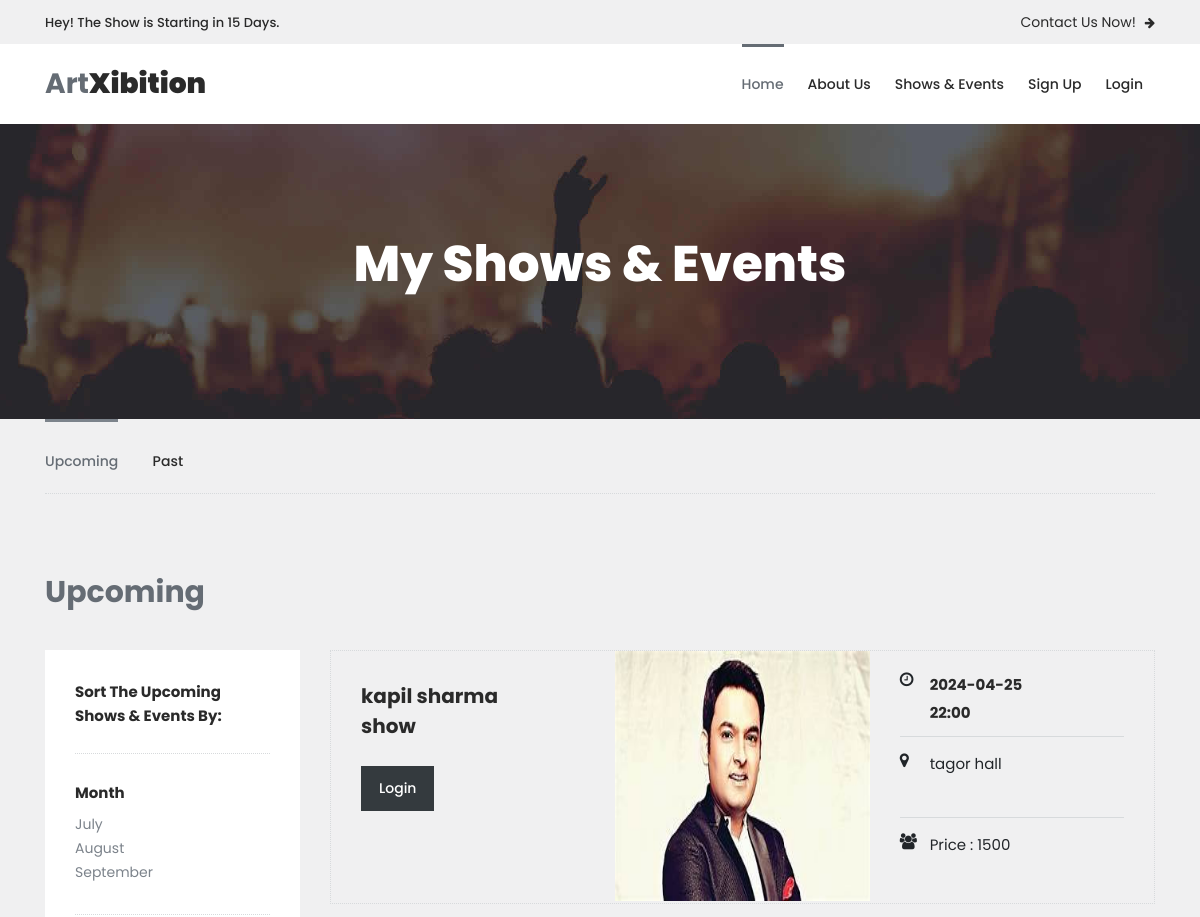
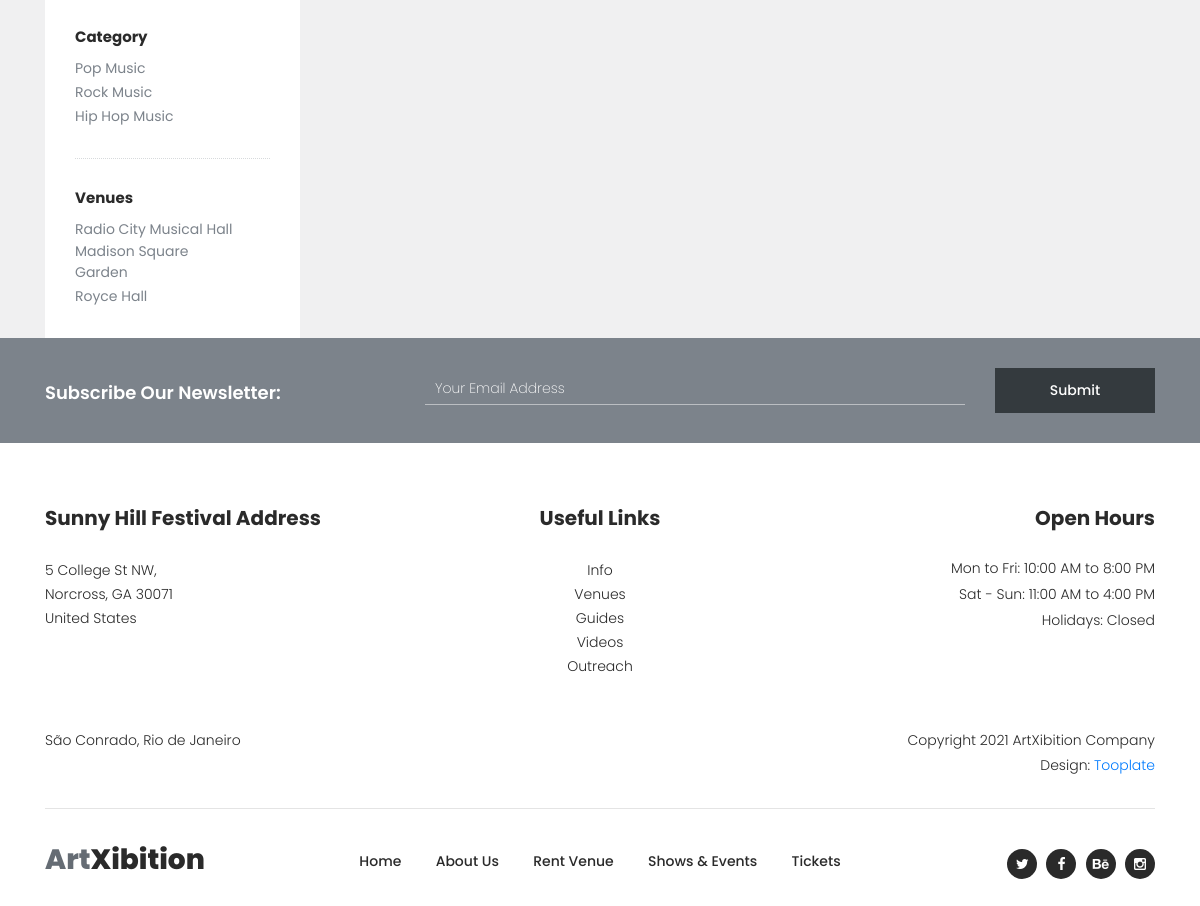
/event-details/3/, run on the app's committed database (2 pictures, top to bottom).
### myapp/models.py (models this page shows, shortened)
class Event(models.Model):
	manager=models.ForeignKey(User,on_delete=models.CASCADE)
	event_name=models.CharField(max_length=100)
	event_date=models.CharField(max_length=100)
	event_time=models.CharField(max_length=100)
	event_venue=models.TextField()
	event_picture=models.ImageField(upload_to="event_picture/")
	event_price=models.PositiveIntegerField()

### myapp/views.py (the view)
# urls.py: path('event-details/<int:pk>/',views.event_details,name='event-details'),
def event_details(request,pk):
	event=Event.objects.get(pk=pk)
	return render(request,'event-details.html',{'event':event})

### myapp/templates/event-details.html (shortened to what this page needs)
{% extends 'header.html' %}
{% load static %}
{% block content %}
<!DOCTYPE html>
<html lang="en">
<head>
</head>
<body>
    <div class="page-heading-shows-events">
        <div class="container">
            <div class="row">
                <div class="col-lg-12">
                    <h2>My Shows & Events</h2>
                </div>
            </div>
        </div>
    </div>
    <div class="shows-events-tabs">
        <div class="container">
            <div class="row">
                <div class="col-lg-12">
                    <div class="row" id="tabs">
                        <div class="col-lg-12">
                            <div class="heading-tabs">
                                <div class="row">
                                    <div class="col-lg-8">
                                        <ul>
                                          <li><a href='#tabs-1'>Upcoming</a></li>
                                          <li><a href='#tabs-2'>Past</a></a></li>
                                      </ul>
                                  </div>
                              </div>
                          </div>
                      </div>
                      <div class="col-lg-12">
                        <section class='tabs-content'>
                            <article id='tabs-1'>
                                <div class="row">
                                    <div class="col-lg-12">
                                        <div class="heading"><h2>Upcoming</h2></div>
                                    </div>
                                    <div class="col-lg-3">
                                        <div class="sidebar">
                                            <div class="row">
                                                <div class="col-lg-12">
                                                    <div class="heading-sidebar">
                                                        <h4>Sort The Upcoming Shows & Events By:</h4>
                                                    </div>
                                                </div>
                                                <div class="col-lg-12">
                                                    <div class="month">
                                                        <h6>Month</h6>
                                                        <ul>
                                                            <li><a href="#">July</a></li>
                                                            <li><a href="#">August</a></li>
                                                            <li><a href="#">September</a></li>
                                                        </ul>
                                                    </div>
                                                </div>
                                                <div class="col-lg-12">
                                                    <div class="category">
                                                        <h6>Category</h6>
                                                        <ul>
                                                            <li><a href="#">Pop Music</a></li>
                                                            <li><a href="#">Rock Music</a></li>
                                                            <li><a href="#">Hip Hop Music</a></li>
                                                        </ul>
                                                    </div>
                                                </div>
                                                <div class="col-lg-12">
                                                    <div class="venues">
                                                        <h6>Venues</h6>
                                                        <ul>
                                                            <li><a href="#">Radio City Musical Hall</a></li>
                                                            <li><a href="#">Madison Square Garden</a></li>
                                                            <li><a href="#">Royce Hall</a></li>
                                                        </ul>
                                                    </div>
                                                </div>
                                            </div>
                                        </div>
                                    </div>
                                    <div class="col-lg-9">
                                        <div class="row">
                                            <div class="col-lg-12">
                                                <div class="event-item">
                                                    <div class="row">
                                                        <div class="col-lg-4">
                                                            <div class="left-content">
                                                                <h4>{{event.event_name}}</h4>
                                                                <div class="main-dark-button">
                                                                    {% if request.session.email %}
                                                                    <a href="{% url 'book-event' pk=event.pk %}">Book Event</a>
                                                                {% else %}
                                                                    <a href="{% url 'login' %}">Login</a>
                                                                {% endif %}
                                                                </div>
                                                            </div>
                                                        </div>
                                                        <div class="col-lg-4">
                                                            <div class="thumb">
                                                                <img src="{{event.event_picture.url}}" alt="" style="height: 250px;width: 300px;">
                                                            </div>
                                                        </div>
                                                        <div class="col-lg-4">
                                                            <div class="right-content">
                                                                <ul>
                                                                    <li>
                                                                        <i class="fa fa-clock-o"></i>
                                                                        <h6>{{event.event_date}}<br>{{event.event_time}}</h6>
                                                                    </li>
                                                                    <li>
                                                                        <i class="fa fa-map-marker"></i>
                                                                        <span>{{event.event_venue}}</span>
                                                                    </li>
                                                                    <li>
                                                                        <i class="fa fa-users"></i>
                                                                        <span>Price : {{event.event_price}}</span>
                                                                    </li>
                                                                </ul>
                                                            </div>
                                                        </div>
                                                    </div>
                                                </div>
                                            </div>
                                        </div>
                                    </div>
                                </div>
                            </article>
                        </section>
                    </div>
                </div>
            </div>
        </div>
    </div>
</div>
<div class="subscribe">
    <div class="container">
        <div class="row">
            <div class="col-lg-4">
                <h4>Subscribe Our Newsletter:</h4>
            </div>
            <div class="col-lg-8">
                <form id="subscribe" action="" method="get">
                    <div class="row">
                      <div class="col-lg-9">
                        <fieldset>
                          <input name="email" type="text" id="email" pattern="[^ @]*@[^ @]*" placeholder="Your Email Address" required="">
                      </fieldset>
                  </div>
                  <div class="col-lg-3">
                    <fieldset>
                      <button type="submit" id="form-submit" class="main-dark-button">Submit</button>
                  </fieldset>
              </div>
          </div>
      </form>
  </div>
</div>
</div>
</div>
</body>
</html>
{% endblock %}

### data on the page
Event: event_name "kapil sharma show", event_picture (picture), event_date "2024-04-25", event_time "22:00", event_venue "tagor hall", event_price "1500"
